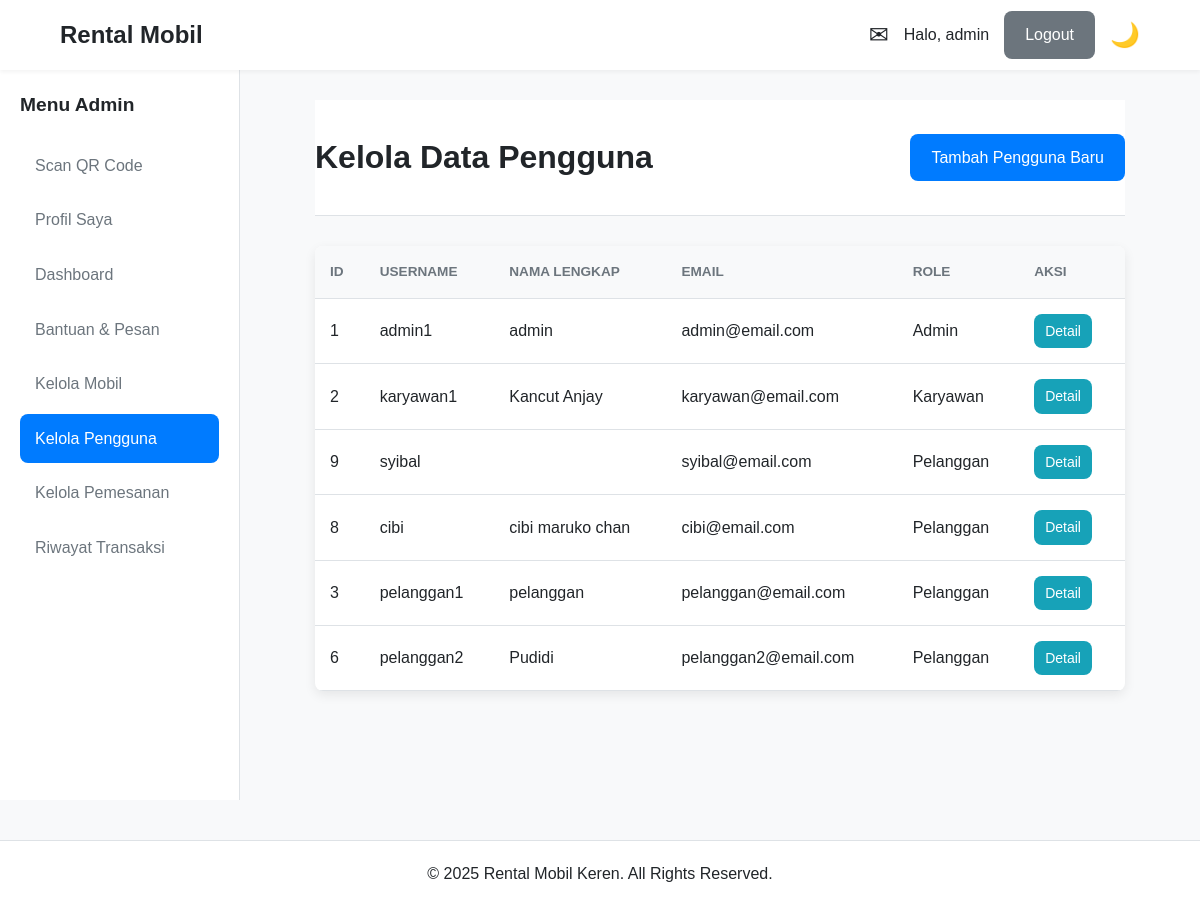
Page /admin/user.php (signed in) on the earlier database version.
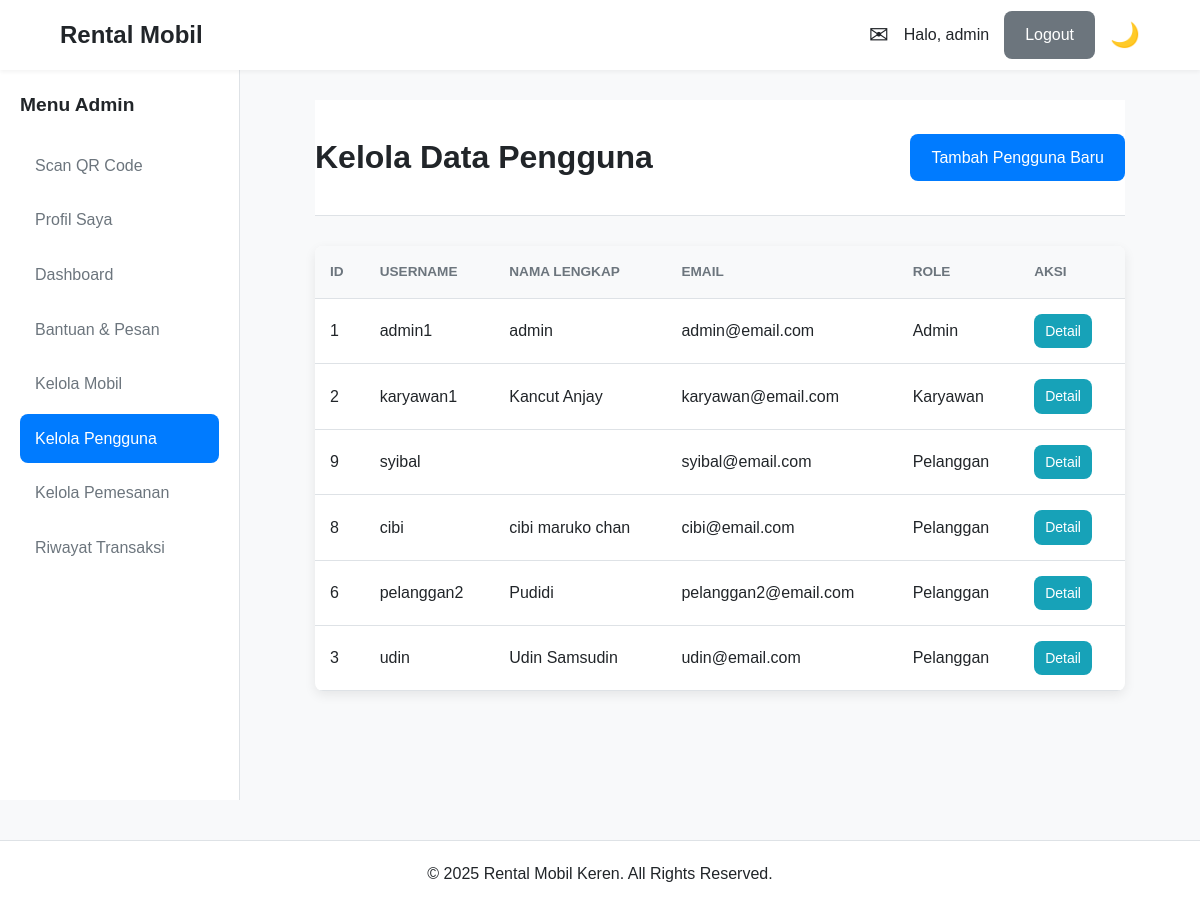
Same page on the later database version.
### tables this page shows
CREATE TABLE `pengguna` (
  `id_pengguna` int(11) NOT NULL,
  `username` varchar(50) NOT NULL,
  `password` varchar(255) NOT NULL,
  `nama_lengkap` varchar(100) NOT NULL,
  `nik` varchar(16) DEFAULT NULL,
  `foto_ktp` varchar(255) DEFAULT NULL,
  `email` varchar(100) NOT NULL,
  `no_telp` varchar(15) NOT NULL,
  `alamat` text DEFAULT NULL,
  `role` enum('Admin','Karyawan','Pelanggan') NOT NULL DEFAULT 'Pelanggan',
  `created_at` timestamp NOT NULL DEFAULT current_timestamp()
);

### admin/user.php (the view, shortened to what this page needs)
<?php
require_once '../includes/config.php';
require_once '../includes/header.php';
try {
    $stmt = $pdo->query("SELECT id_pengguna, username, nama_lengkap, email, role FROM pengguna ORDER BY role, nama_lengkap");
    $users = $stmt->fetchAll();
} catch (PDOException $e) {
    $users = [];
}
?>
<div class="page-header with-action">
    <h1>Kelola Data Pengguna</h1>
    <a href="../actions/pengguna/tambah.php" class="btn btn-primary">Tambah Pengguna Baru</a>
</div>
<div class="table-container"
    data-live-context="admin_user"
    data-live-total="<?= count($users) ?>"
    data-live-last-update="<?= $pdo->query("SELECT MAX(created_at) FROM pengguna")->fetchColumn() ?>">
    <table>
        <thead>
            <tr>
                <th>ID</th>
                <th>Username</th>
                <th>Nama Lengkap</th>
                <th>Email</th>
                <th>Role</th>
                <th>Aksi</th>
            </tr>
        </thead>
        <tbody>
            <?php if (!empty($users)): ?>
                <?php foreach ($users as $user): ?>
                    <tr>
                        <td><?= htmlspecialchars($user['id_pengguna']) ?></td>
                        <td><?= htmlspecialchars($user['username']) ?></td>
                        <td><?= htmlspecialchars($user['nama_lengkap']) ?></td>
                        <td><?= htmlspecialchars($user['email']) ?></td>
                        <td><?= htmlspecialchars($user['role']) ?></td>
                        <td>
                            <a href="../actions/pengguna/detail.php?id=<?= $user['id_pengguna'] ?>" class="btn btn-info btn-sm">Detail</a>
                        </td>
                    </tr>
                <?php endforeach; ?>
            <?php else: ?>
                <tr>
                    <td colspan="6">Tidak ada data pengguna.</td>
                </tr>
            <?php endif; ?>
        </tbody>
    </table>
</div>
<?php
require_once '../includes/footer.php';
?>

Differences in the rows shown:
shown differently, row unchanged: pengguna "pelanggan2": moves up the list
changed pengguna id 3: username "pelanggan1" → "udin"; nama_lengkap "pelanggan" → "Udin Samsudin"; email "pelanggan@email.com" → "udin@email.com"
